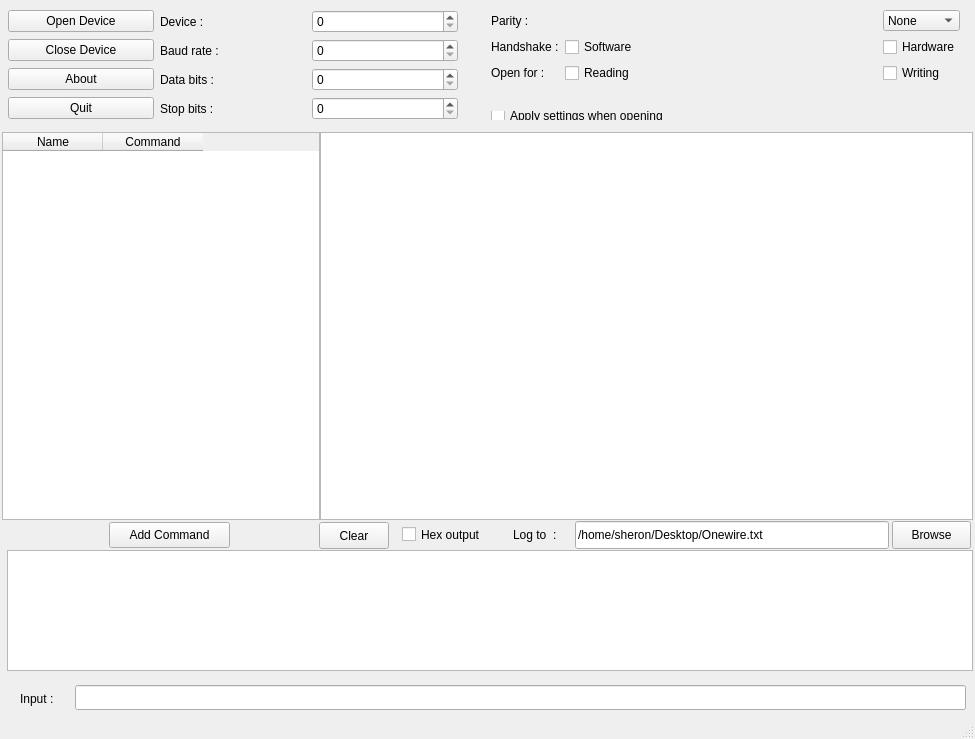
<?xml version="1.0" encoding="UTF-8"?>
<ui version="4.0">
 <class>CuteComm</class>
 <widget class="QMainWindow" name="CuteComm">
  <property name="geometry">
   <rect>
    <x>0</x>
    <y>0</y>
    <width>975</width>
    <height>739</height>
   </rect>
  </property>
  <property name="windowTitle">
   <string>CuteComm</string>
  </property>
  <widget class="QWidget" name="centralWidget">
   <widget class="QWidget" name="gridLayoutWidget">
    <property name="geometry">
     <rect>
      <x>8</x>
      <y>0</y>
      <width>461</width>
      <height>133</height>
     </rect>
    </property>
    <layout class="QGridLayout" name="gridLayout">
     <property name="leftMargin">
      <number>0</number>
     </property>
     <property name="topMargin">
      <number>10</number>
     </property>
     <item row="2" column="2">
      <widget class="QSpinBox" name="spinBox_3"/>
     </item>
     <item row="2" column="0">
      <widget class="QPushButton" name="pushButton_3">
       <property name="text">
        <string>About</string>
       </property>
      </widget>
     </item>
     <item row="0" column="0">
      <widget class="QPushButton" name="pushButton">
       <property name="text">
        <string>Open Device</string>
       </property>
      </widget>
     </item>
     <item row="1" column="0">
      <widget class="QPushButton" name="pushButton_2">
       <property name="text">
        <string>Close Device</string>
       </property>
      </widget>
     </item>
     <item row="3" column="2">
      <widget class="QSpinBox" name="spinBox_4"/>
     </item>
     <item row="2" column="1">
      <widget class="QLabel" name="label_3">
       <property name="text">
        <string>Data bits :</string>
       </property>
      </widget>
     </item>
     <item row="1" column="1">
      <widget class="QLabel" name="label_2">
       <property name="text">
        <string>Baud rate :</string>
       </property>
      </widget>
     </item>
     <item row="3" column="1">
      <widget class="QLabel" name="label_4">
       <property name="text">
        <string>Stop bits :</string>
       </property>
      </widget>
     </item>
     <item row="3" column="0">
      <widget class="QPushButton" name="pushButton_4">
       <property name="text">
        <string>Quit</string>
       </property>
      </widget>
     </item>
     <item row="0" column="1">
      <widget class="QLabel" name="label">
       <property name="text">
        <string>Device :</string>
       </property>
      </widget>
     </item>
     <item row="1" column="2">
      <widget class="QSpinBox" name="spinBox_2"/>
     </item>
     <item row="0" column="2">
      <widget class="QSpinBox" name="spinBox"/>
     </item>
    </layout>
   </widget>
   <widget class="QWidget" name="gridLayoutWidget_2">
    <property name="geometry">
     <rect>
      <x>480</x>
      <y>0</y>
      <width>491</width>
      <height>94</height>
     </rect>
    </property>
    <layout class="QGridLayout" name="gridLayout_2">
     <property name="topMargin">
      <number>10</number>
     </property>
     <item row="0" column="0">
      <widget class="QLabel" name="label_5">
       <property name="text">
        <string>Parity :</string>
       </property>
      </widget>
     </item>
     <item row="1" column="0">
      <widget class="QLabel" name="label_6">
       <property name="text">
        <string>Handshake :</string>
       </property>
      </widget>
     </item>
     <item row="2" column="0">
      <widget class="QLabel" name="label_7">
       <property name="text">
        <string>Open for :</string>
       </property>
      </widget>
     </item>
     <item row="1" column="1">
      <widget class="QCheckBox" name="checkBox">
       <property name="text">
        <string>Software</string>
       </property>
      </widget>
     </item>
     <item row="2" column="1">
      <widget class="QCheckBox" name="checkBox_2">
       <property name="text">
        <string>Reading</string>
       </property>
      </widget>
     </item>
     <item row="1" column="2">
      <widget class="QCheckBox" name="checkBox_3">
       <property name="text">
        <string>Hardware</string>
       </property>
      </widget>
     </item>
     <item row="2" column="2">
      <widget class="QCheckBox" name="checkBox_4">
       <property name="text">
        <string>Writing</string>
       </property>
      </widget>
     </item>
     <item row="0" column="1">
      <spacer name="horizontalSpacer">
       <property name="orientation">
        <enum>Qt::Horizontal</enum>
       </property>
       <property name="sizeHint" stdset="0">
        <size>
         <width>40</width>
         <height>20</height>
        </size>
       </property>
      </spacer>
     </item>
     <item row="0" column="2">
      <widget class="QComboBox" name="comboBox">
       <item>
        <property name="text">
         <string>None</string>
        </property>
       </item>
       <item>
        <property name="text">
         <string>Even</string>
        </property>
       </item>
       <item>
        <property name="text">
         <string>Odd</string>
        </property>
       </item>
      </widget>
     </item>
    </layout>
   </widget>
   <widget class="QWidget" name="verticalLayoutWidget">
    <property name="geometry">
     <rect>
      <x>480</x>
      <y>100</y>
      <width>491</width>
      <height>31</height>
     </rect>
    </property>
    <layout class="QVBoxLayout" name="verticalLayout">
     <item>
      <widget class="QCheckBox" name="checkBox_5">
       <property name="text">
        <string>Apply settings when opening</string>
       </property>
      </widget>
     </item>
    </layout>
   </widget>
   <widget class="QPlainTextEdit" name="plainTextEdit">
    <property name="geometry">
     <rect>
      <x>320</x>
      <y>132</y>
      <width>653</width>
      <height>388</height>
     </rect>
    </property>
   </widget>
   <widget class="QPlainTextEdit" name="plainTextEdit_2">
    <property name="geometry">
     <rect>
      <x>7</x>
      <y>550</y>
      <width>966</width>
      <height>121</height>
     </rect>
    </property>
   </widget>
   <widget class="QPushButton" name="pushButton_5">
    <property name="geometry">
     <rect>
      <x>319</x>
      <y>522</y>
      <width>70</width>
      <height>27</height>
     </rect>
    </property>
    <property name="text">
     <string>Clear</string>
    </property>
   </widget>
   <widget class="QCheckBox" name="checkBox_6">
    <property name="geometry">
     <rect>
      <x>402</x>
      <y>523</y>
      <width>101</width>
      <height>23</height>
     </rect>
    </property>
    <property name="text">
     <string>Hex output</string>
    </property>
   </widget>
   <widget class="QLabel" name="label_8">
    <property name="geometry">
     <rect>
      <x>513</x>
      <y>526</y>
      <width>67</width>
      <height>17</height>
     </rect>
    </property>
    <property name="text">
     <string>Log to  :</string>
    </property>
   </widget>
   <widget class="QLineEdit" name="lineEdit_2">
    <property name="geometry">
     <rect>
      <x>575</x>
      <y>521</y>
      <width>314</width>
      <height>28</height>
     </rect>
    </property>
    <property name="text">
     <string>/home/sheron/Desktop/Onewire.txt</string>
    </property>
   </widget>
   <widget class="QPushButton" name="pushButton_6">
    <property name="geometry">
     <rect>
      <x>892</x>
      <y>521</y>
      <width>79</width>
      <height>28</height>
     </rect>
    </property>
    <property name="text">
     <string>Browse</string>
    </property>
   </widget>
   <widget class="QLabel" name="label_9">
    <property name="geometry">
     <rect>
      <x>20</x>
      <y>690</y>
      <width>51</width>
      <height>17</height>
     </rect>
    </property>
    <property name="text">
     <string>Input :</string>
    </property>
   </widget>
   <widget class="QLineEdit" name="lineEdit">
    <property name="geometry">
     <rect>
      <x>75</x>
      <y>685</y>
      <width>891</width>
      <height>25</height>
     </rect>
    </property>
   </widget>
   <widget class="QPushButton" name="pushButton_7">
    <property name="geometry">
     <rect>
      <x>109</x>
      <y>522</y>
      <width>121</width>
      <height>26</height>
     </rect>
    </property>
    <property name="text">
     <string>Add Command</string>
    </property>
   </widget>
   <widget class="QTableWidget" name="tableWidget">
    <property name="geometry">
     <rect>
      <x>2</x>
      <y>132</y>
      <width>318</width>
      <height>388</height>
     </rect>
    </property>
    <column>
     <property name="text">
      <string>Name</string>
     </property>
    </column>
    <column>
     <property name="text">
      <string>Command</string>
     </property>
    </column>
   </widget>
  </widget>
  <widget class="QStatusBar" name="statusBar"/>
 </widget>
 <layoutdefault spacing="6" margin="11"/>
 <resources/>
 <connections/>
</ui>
